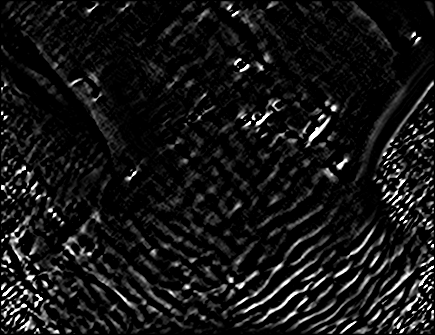
#> input picture grayscale_images/cow1enhancedsobelxy.png, 435 x 335 px, found by its file name
$ python erosion.py
#> lines starting #> are read from the running program, lines starting #| are printed output that depends on the picture
import cv2
import numpy as np

image = cv2.imread('grayscale_images\\cow1enhancedsobelxy.png')
#> image is the input picture: shape (335, 435, 3); min 0, max 255, mean 21.8

kernel = np.ones((3,3), np.uint8)
erosion = cv2.erode(image, kernel, iterations = 1)
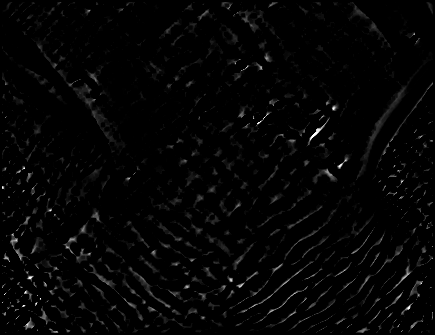
#> erosion: shape (335, 435, 3); min 0, max 255, mean 4.8

cv2.imwrite('images\\test.png', erosion)

$ run again, with grayscale_images/cow2enhancedsobelxy.png copied over grayscale_images/cow1enhancedsobelxy.png
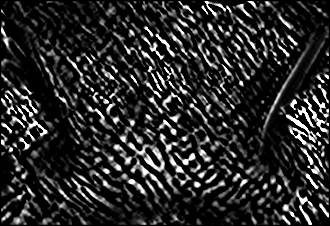
#> input picture grayscale_images/cow2enhancedsobelxy.png, 330 x 226 px, found by its file name
#> image is the input picture: shape (226, 330, 3); min 0, max 255, mean 42
#> `erosion = cv2.erode(image, kernel, iterations = 1)`:
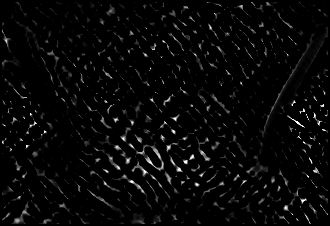
#> erosion: shape (226, 330, 3); min 0, max 255, mean 7.9

$ run again, with grayscale_images/cow1enhancedsobelx.png copied over grayscale_images/cow1enhancedsobelxy.png
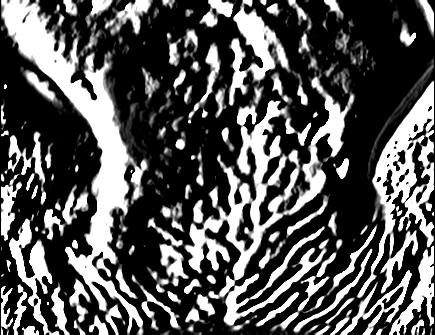
#> input picture grayscale_images/cow1enhancedsobelx.png, 435 x 335 px, found by its file name
#> image is the input picture: shape (335, 435, 3); min 0, max 255, mean 85.3
#> `erosion = cv2.erode(image, kernel, iterations = 1)`:
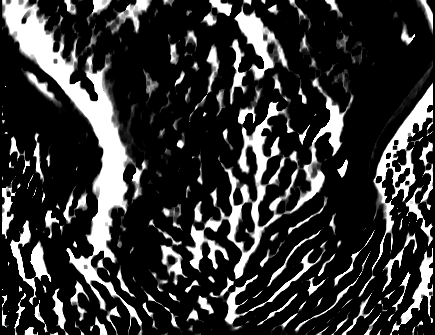
#> erosion: shape (335, 435, 3); min 0, max 255, mean 52.2
